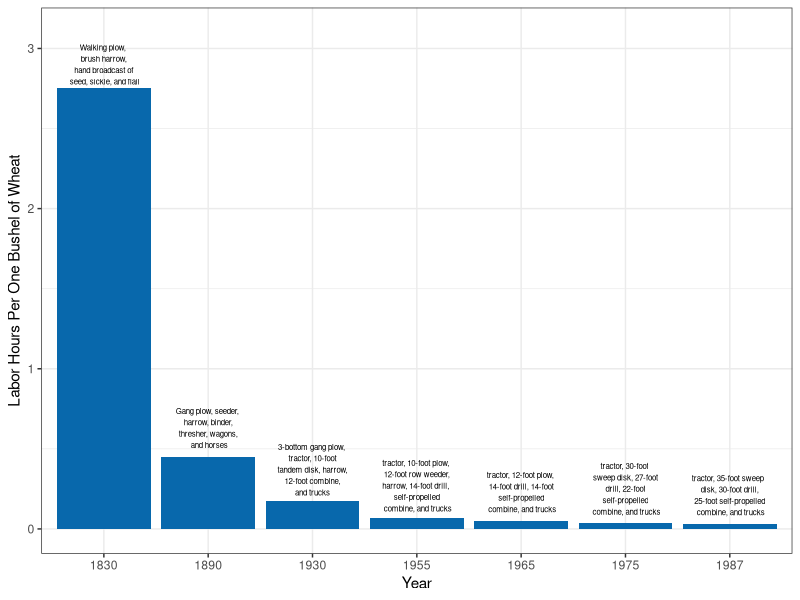
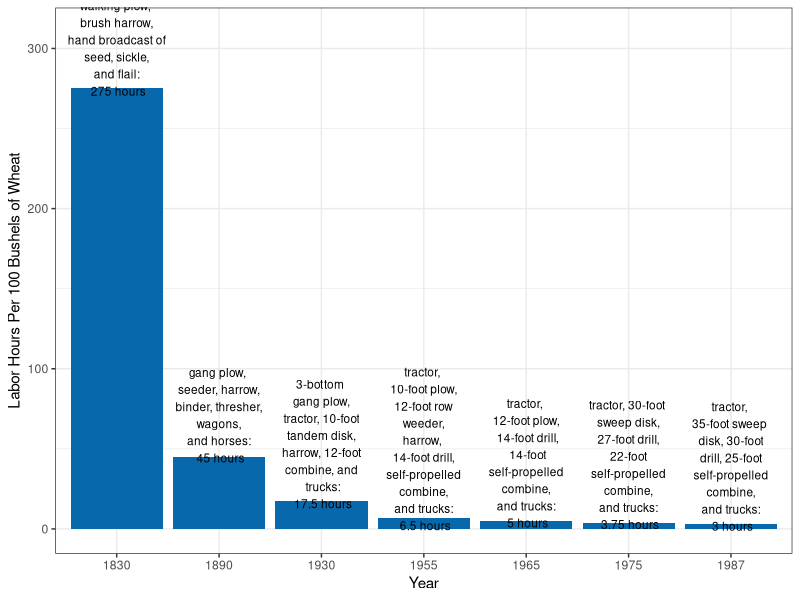
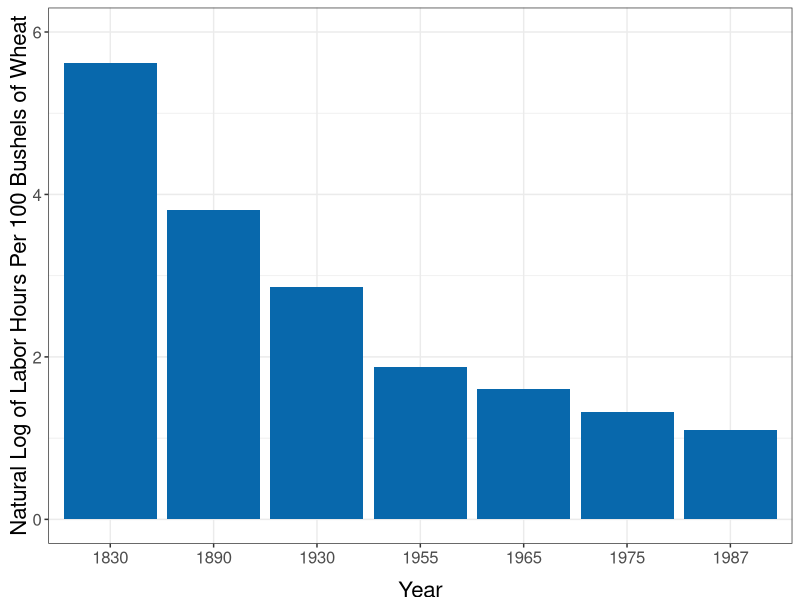
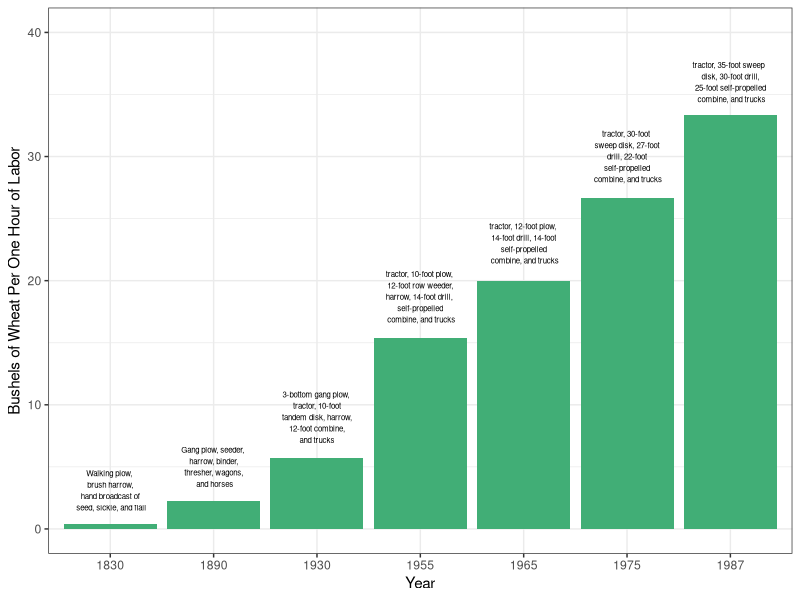

Recreate these plots in R, in order.
#Graph Designer: Bridget Diana + Scott Cohn + Simon Halliday
#Authors: Bowles and Halliday
#Title: Coordination, Conflict and Competition: A Text in Microeconomics


require(shape)
library(tidyverse)
library(lubridate)
# ----
#Set parameters for graphics
axislabelsize <- 1.5
labelsize <- 1.2
graphlinewidth <- 2
segmentlinewidth <- 1.5

COL <- c("#7fc97f", "#beaed4", "#fdc086", "#ffff99", "#386cb0", "#f0027f", "#bf5b17", "#666666")
COLA <- c("#e0f3db", "#99d8c9","#66c2a4","#41ae76", "#238b45", "#005824")
COLB <- c("#c6dbef", "#4eb3d3", "#2b8cbe", "#0868ac","#084081")
COLC <- c("#fcfbfd", "#efedf5", "#dadaeb", "#bcbddc", "#9e9ac8", "#807dba", "#6a51a3", "#54278f", "#3f007d")

#----
# pull in data
# ----
library(readr)
library(tidyverse)

ag_data <- read_csv("specprodexch/ag_data.csv")

ag_data$lnHoursPerBushel <- log(ag_data$HoursPerBushel)
ag_data$lnBushelsPerHourLabor <- log(ag_data$BushelsPerHourLabor)
ag_data$lnHoursPer100Bushels <- log(ag_data$HoursPer100Bushels)

# ag_data <- 
#   ag_data %>% 
  

# graph
# ----

pdf(file = "hours_per_bushel.pdf", width = 7, height = 7)

ggplot(data = ag_data, mapping = aes(x = as.factor(Year), y = HoursPerBushel)) +  labs(x = "Year", y = "Labor Hours Per One Bushel of Wheat") + geom_bar(stat = "identity", fill = COLB[4]) + annotate("text", x = c(1,2, 3, 4, 5, 6, 7), y = c(2.9, 0.63, 0.37, 0.27, 0.23, 0.25, 0.21), label = c("Walking plow, \n brush harrow, \n hand broadcast of \n seed, sickle, and flail", "Gang plow, seeder, \n harrow, binder, \n thresher, wagons, \n and horses", "3-bottom gang plow, \n tractor, 10-foot \n tandem disk, harrow, \n 12-foot combine, \nand trucks", "tractor, 10-foot plow, \n 12-foot row weeder, \nharrow, 14-foot drill, \n self-propelled \n combine, and trucks", "tractor, 12-foot plow, \n 14-foot drill, 14-foot \n self-propelled \n combine, and trucks", "tractor, 30-foot \n sweep disk, 27-foot \n drill, 22-foot \n self-propelled \n combine, and trucks", "tractor, 35-foot sweep  \n disk, 30-foot drill, \n 25-foot self-propelled \n combine, and trucks") , color="black", size=2) +theme_bw() + ylim(0,3.1)

dev.off()

pdf(file = "hours_per_100bushel.pdf", width = 7, height = 7)

ggplot(data = ag_data, 
       mapping = aes(x = as.factor(Year), y = HoursPer100Bushels)) +  
  labs(x = "Year", y = "Labor Hours Per 100 Bushels of Wheat") + 
  geom_bar(stat = "identity", fill = COLB[4]) + 
  annotate("text", 
           x = c(1,2, 3, 4, 5, 6, 7), 
           y = c(300, 71, 53, 50, 41, 40, 39), 
           label = c("walking plow, \n brush harrow, \n hand broadcast of \n seed, sickle, \n and flail: \n 275 hours", 
                     "gang plow, \n seeder, harrow, \n binder, thresher, \n wagons, \n and horses: \n 45 hours", 
                     "3-bottom \n gang plow, \n tractor, 10-foot \n tandem disk, \n harrow, 12-foot \n combine, and \n trucks:\n 17.5 hours", 
                     "tractor, \n 10-foot plow, \n 12-foot row \n weeder, \nharrow, \n 14-foot drill, \n self-propelled \n combine, \n and trucks: \n 6.5 hours", 
                     "tractor, \n 12-foot plow, \n 14-foot drill,\n  14-foot \n self-propelled \n combine, \n and trucks: \n 5 hours", 
                     "tractor, 30-foot \n sweep disk, \n 27-foot drill, \n 22-foot \n self-propelled \n combine, \n and trucks: \n 3.75 hours", 
                     "tractor, \n 35-foot sweep  \n disk, 30-foot \n drill, 25-foot \n self-propelled \n combine, \n and trucks: \n 3 hours") , 
           color="black", size= 3) + 
  theme_bw() + 
  ylim(0,310)

dev.off()


pdf(file = "specprodexch/loghours_per_100bushel.pdf", width = 7, height = 7)

ggplot(data = ag_data, 
       mapping = aes(x = as.factor(Year), y = lnHoursPer100Bushels)) +  
  labs(x = "Year", y = "Natural Log of Labor Hours Per 100 Bushels of Wheat") + 
  geom_bar(stat = "identity", fill = COLB[4]) + 
  # annotate("text", 
  #          x = c(1, 2, 3, 4, 5, 6, 7), 
  #          y = c(300, 71, 53, 50, 41, 40, 39), 
  #          label = c("walking plow, \n brush harrow, \n hand broadcast of \n seed, sickle, \n and flail: \n 275 hours", 
  #                    "gang plow, \n seeder, harrow, \n binder, thresher, \n wagons, \n and horses: \n 45 hours", 
  #                    "3-bottom \n gang plow, \n tractor, 10-foot \n tandem disk, \n harrow, 12-foot \n combine, and \n trucks:\n 17.5 hours", 
  #                    "tractor, \n 10-foot plow, \n 12-foot row \n weeder, \nharrow, \n 14-foot drill, \n self-propelled \n combine, \n and trucks: \n 6.5 hours", 
  #                    "tractor, \n 12-foot plow, \n 14-foot drill,\n  14-foot \n self-propelled \n combine, \n and trucks: \n 5 hours", 
  #                    "tractor, 30-foot \n sweep disk, \n 27-foot drill, \n 22-foot \n self-propelled \n combine, \n and trucks: \n 3.75 hours", 
  #                    "tractor, \n 35-foot sweep  \n disk, 30-foot \n drill, 25-foot \n self-propelled \n combine, \n and trucks: \n 3 hours") , 
  #          color="black", size= 3) + 
  theme_bw() + 
  ylim(0, 6) + 
  theme(legend.position = "none", 
        legend.title = element_blank(), 
        axis.title.y = element_text(size = 16, vjust = 0.5),
        axis.title.x = element_text(size = 16, vjust = -1),
        legend.text = element_blank(),
        axis.text.x = element_text(size = 12),
        axis.text.y = element_text(size = 12)
  ) 


dev.off()




pdf(file = "bushels_per_hour.pdf", width = 7, height = 7)

ggplot(data = ag_data, 
       mapping = aes(x = as.factor(Year), y = BushelsPerHourLabor)) + 
  labs(x = "Year", y = "Bushels of Wheat Per One Hour of Labor") + 
  geom_bar(stat = "identity", fill = COLA[4]) + 
  annotate("text", x = c(1,2, 3, 4, 5, 6, 7), y = c(3.1,5, 9, 18.7, 23, 30, 36), label = c("Walking plow, \n brush harrow, \n hand broadcast of \n seed, sickle, and flail", "Gang plow, seeder, \n harrow, binder, \n thresher, wagons, \n and horses", "3-bottom gang plow, \n tractor, 10-foot \n tandem disk, harrow, \n 12-foot combine, \nand trucks", "tractor, 10-foot plow, \n 12-foot row weeder, \nharrow, 14-foot drill, \n self-propelled \n combine, and trucks", "tractor, 12-foot plow, \n 14-foot drill, 14-foot \n self-propelled \n combine, and trucks", "tractor, 30-foot \n sweep disk, 27-foot \n drill, 22-foot \n self-propelled \n combine, and trucks", "tractor, 35-foot sweep  \n disk, 30-foot drill, \n 25-foot self-propelled \n combine, and trucks") , color="black", size=2) +theme_bw() + ylim(0,40)
#+ annotate("segment", x = c(1,2,3,4), xend = c(1,2,3,4), y = c(4,7,10,18.5) , yend = c(1,3,6,15.5), colour = "black", size=0.4, alpha=1, arrow=arrow()) 

dev.off()
